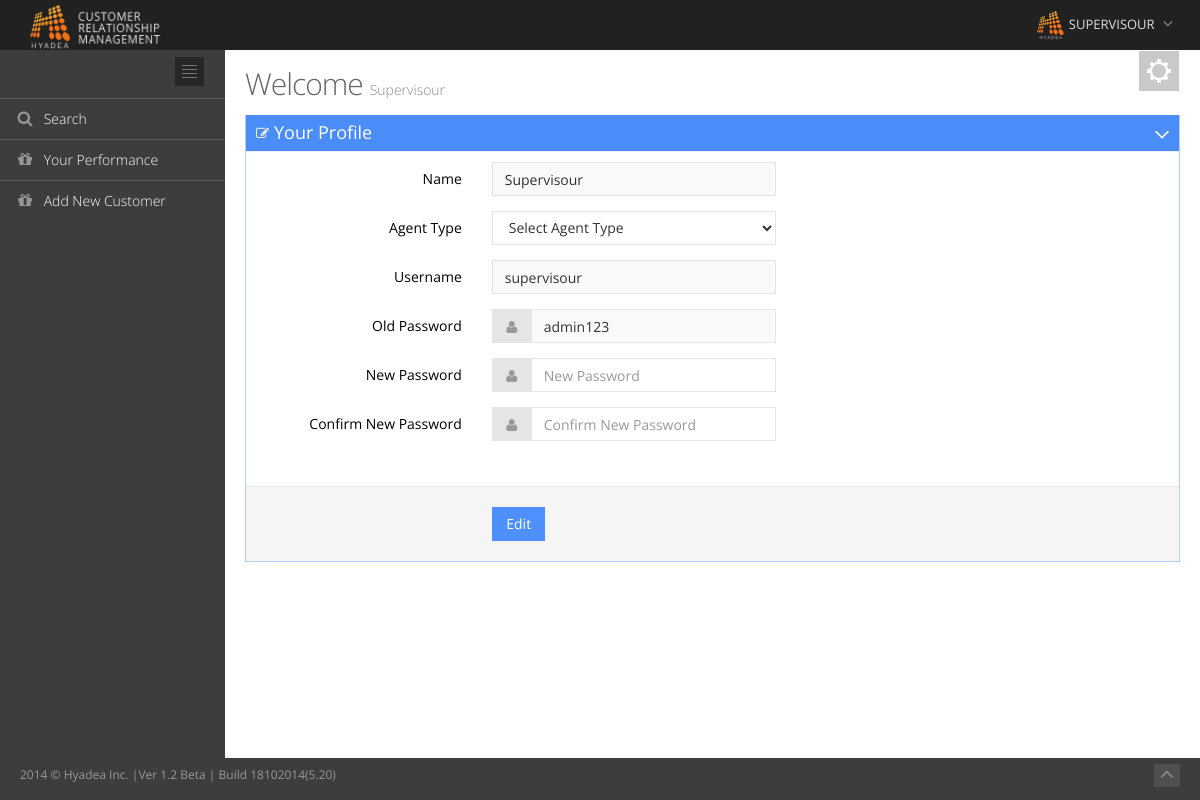
/profile_new.php (signed in), run on the app's committed database.
### tables this page shows
CREATE TABLE IF NOT EXISTS `users` (
  `id` int(11) NOT NULL AUTO_INCREMENT,
  `username` varchar(50) NOT NULL,
  `agent_type` int(2) NOT NULL,
  `email` varchar(200) NOT NULL,
  `password` varchar(15) NOT NULL,
  PRIMARY KEY (`id`)
);

### profile_new.php (the view, shortened to what this page needs)
<?php
    include('includes/l_header.php');
    $query = mysql_query("SELECT * FROM `users` WHERE `username` = '".$_SESSION['username']."'");
    $result = mysql_fetch_array($query);
?>
<body class="page-header-fixed">
<?php  include('includes/main_header.php');?>
<div class="page-container">
	<?php include_once('includes/left_sidebar.php');?>
	<div class="page-content-wrapper">
		<div class="page-content">
			<?php include_once('includes/setting.php'); ?>
			<div class="row">
				<div class="col-md-12">
					<h3 class="page-title">
                                            Welcome <small><?php echo ucfirst($_SESSION['username']);?></small>
					</h3>
				</div>
			</div>
    <div class="row">
    <div class="col-md-12">
                    <div class="portlet box blue">
                            <div class="portlet-title">
                                <div class="caption">
                                        <i class="fa fa-edit"></i>Your Profile
                                </div>
                                <div class="tools">
                                        <a href="javascript:;" class="collapse">
                                        </a>
                                </div>
                            </div>
                            <div class="portlet-body form">
                                <form class="form-horizontal" id=""  method="POST"  action="#">
                                    <div class="form-body">
                                        <div class="form-group">
                                            <label class="col-md-3 control-label">Name</label>
                                            <div class="col-md-4">
                                                <input name="name" id="name" data-required="1" value="<?php echo ucfirst($result['username']); ?>" class="form-control" type="text" readonly="readonly">
                                            </div>
                                        </div>
                                        <div class="form-group">
                                            <label class="col-md-3 control-label">Agent Type</label>
                                            <div class="col-md-4">
                                                <select name="agent_type" class="form-control">
                                                    <option value="">Select Agent Type</option>
                                                </select>
                                            </div>
                                        </div>
                                        <div class="form-group">
                                            <label class="col-md-3 control-label">Username</label>
                                            <div class="col-md-4">
                                                <input name="username" id="username" class="form-control" value="<?php echo $result['username']; ?>" type="text" readonly="readonly">
                                            </div>
                                        </div>
                                        <div class="form-group">
                                            <label class="col-md-3 control-label">Old Password</label>
                                            <div class="col-md-4">
                                                <div class="input-group">
                                                    <span class="input-group-addon">
                                                        <i class="fa fa-user"></i>
                                                    </span>
                                                    <input name="oldpassword" id="oldpassword" class="form-control" value="<?php echo $result['password']; ?>" type="text" readonly="readonly">
                                                </div>
                                            </div>
                                        </div>
                                        <div class="form-group">
                                            <label class="col-md-3 control-label">New Password</label>
                                            <div class="col-md-4">
                                                <div class="input-group">
                                                    <span class="input-group-addon">
                                                        <i class="fa fa-user"></i>
                                                    </span>
                                                    <input name="newpassword" id="newpassword" class="form-control" type="password" placeholder="New Password">
                                                </div>
                                                </div>
                                        </div>
                                        <div class="form-group">
                                            <label class="col-md-3 control-label">Confirm New Password</label>
                                            <div class="col-md-4">
                                                <div class="input-group">
                                                    <span class="input-group-addon">
                                                        <i class="fa fa-user"></i>
                                                    </span>
                                                    <input name="cnewpassword" id="cnewpassword" class="form-control" type="password" placeholder="Confirm New Password">
                                                </div>
                                            </div>
                                        </div>
                                    </div>
                                    <div class="form-actions fluid">
                                        <div class="col-md-offset-3 col-md-9">
                                            <button class="btn blue" name="edit" type="submit">Edit</button>
                                        </div>
                                    </div>
                                </form>
                            </div>
                    </div>
            </div>
          </div>
        </div>
			</div>
		</div>
<?php include('includes/footer.php');?>

### assets/css/style-metronic.css (style rules this page uses)
div, input, select, textarea, span, img, table, td, th, p, a, button, ul, code, pre, li { -webkit-border-radius: 0 !important; -moz-border-radius: 0 !important; border-radius: 0 !important; }
.btn { border-width: 0; padding: 7px 14px; font-size: 14px; outline: none !important; -webkit-box-shadow: none !important; -moz-box-shadow: none !important; box-shadow: none !important; -webkit-border-radius: 0 !important; -moz-border-radius: 0 !important; border-radius: 0 !important; text-shadow: none; }
.btn.blue { color: white; text-shadow: none; background-color: #4d90fe; }
label { font-weight: 400; font-size: 14px; }
.form-control { font-size: 14px; font-weight: normal; color: #333333; background-color: #ffffff; border: 1px solid #e5e5e5; border-radius: 0; -webkit-box-shadow: none; box-shadow: none; -webkit-transition: border-color ease-in-out .15s, box-shadow ease-in-out .15s; transition: border-color ease-in-out .15s, box-shadow ease-in-out .15s; }
.form-control[disabled], .form-control[readonly], fieldset[disabled] .form-control { cursor: not-allowed; background-color: #eeeeee; }
input[readonly], select[readonly], textarea[readonly] { cursor: not-allowed; background-color: #F9F9F9 !important; }
.input-group-addon { border-color: #e5e5e5; background: #e5e5e5; min-width: 39px; }
.input-group-addon > i { color: #999; }

### assets/css/style-responsive.css (style rules this page uses)
@media (min-width: 992px) { .page-content-wrapper { float: left; width: 100%; } }
@media (min-width: 992px) { .page-content { margin-left: 225px; margin-top: 0px; min-height: 600px; padding: 25px 20px 20px 20px; } }

### assets/css/themes/default.css (style rules this page uses)
body { background-color: #3d3d3d !important; }

### data on the page
users: name "Supervisour", username "supervisour", oldpassword "admin123"

### other printed values
$_SESSION['username'] "Supervisour"
